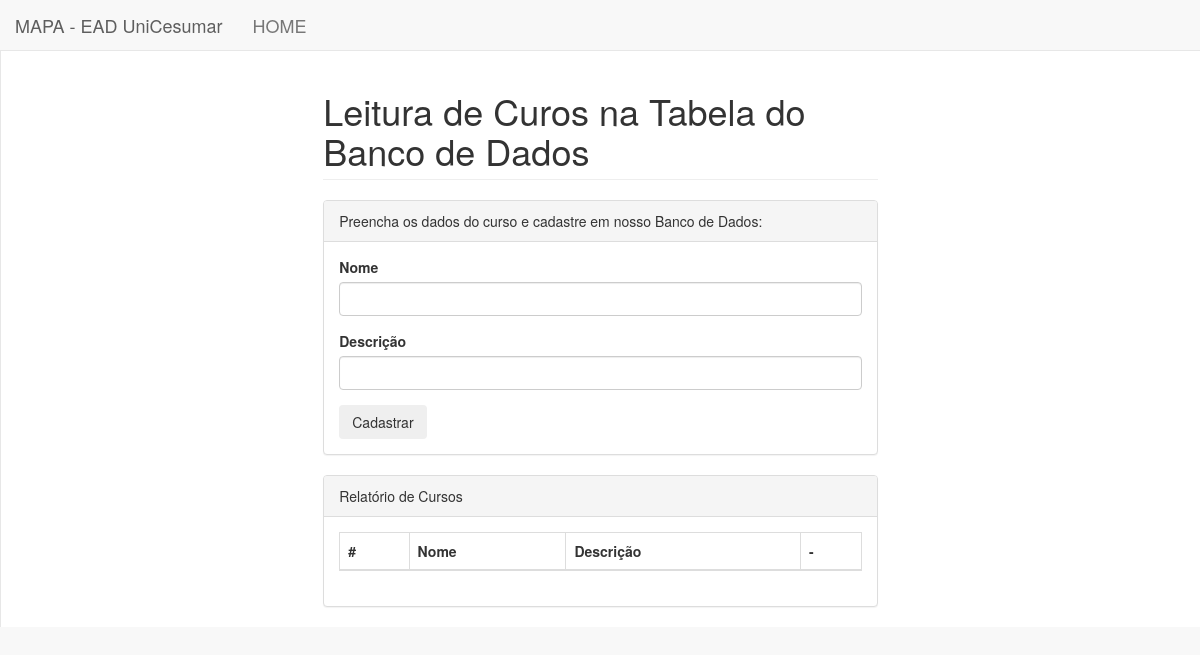
The page /projeto/projeto/curso.php on the database as committed earlier.
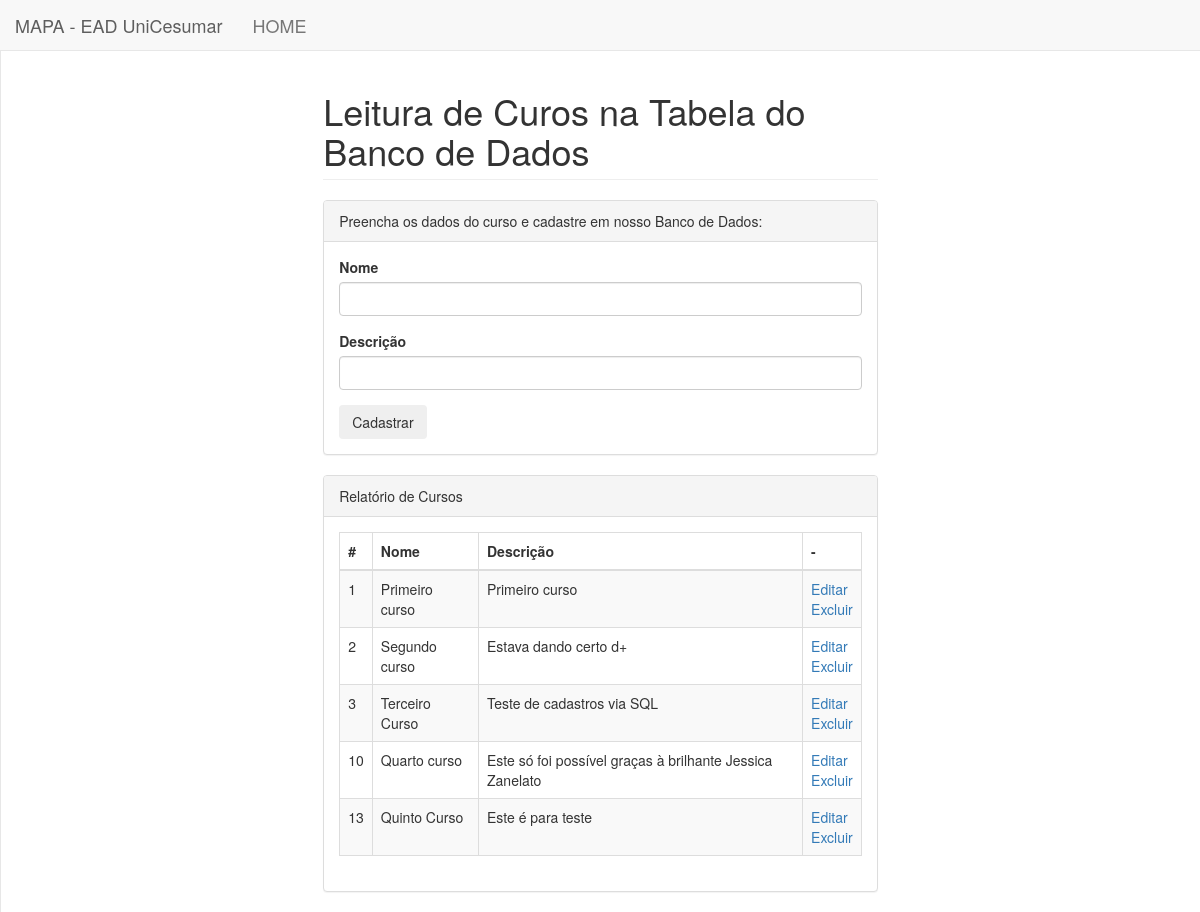
The same page on the database as committed later.
### tables this page shows
CREATE TABLE `curso` (
  `id` int(11) NOT NULL,
  `nome` text NOT NULL,
  `descricao` text NOT NULL
);

### projeto/projeto/curso.php (the view, shortened to what this page needs)
<?php
        $action = "curso_cadastrar.php";
        $linha = array(
            "nome" => null,
            "descricao" => null
        );
?>
<!DOCTYPE html>
<html lang="en">
<head>
    <link href="../vendor/bootstrap/css/bootstrap.min.css" rel="stylesheet">
    <link href="../vendor/metisMenu/metisMenu.min.css" rel="stylesheet">
    <link href="../dist/css/sb-admin-2.css" rel="stylesheet">
    <link href="../vendor/font-awesome/css/font-awesome.min.css" rel="stylesheet" type="text/css">
</head>
<body>
    <div id="wrapper">
        <nav class="navbar navbar-default navbar-static-top" role="navigation" style="margin-bottom: 0">
            <div class="navbar-header">
                <a class="navbar-brand" href="index.html">MAPA - EAD UniCesumar</a>
                <a class="navbar-brand" href="../../dashboard">HOME</a>
            </div>
        </nav>
        <div id="page-wrapper" style="margin-left:0px">
            <div class="row">
                <div class="col-md-6 col-md-offset-3">
                    <h1 class="page-header">Leitura de Curos na Tabela do Banco de Dados</h1>
                </div>
            </div>
            <div class="row">
                <div class="col-md-6 col-md-offset-3">
                    <div class="panel panel-default">
                        <div class="panel-heading">
                            Preencha os dados do curso e cadastre em nosso Banco de Dados:
                        </div>
                        <div class="panel-body">
                            <div class="row">
                                <div class="col-lg-12">
                                    <form role="form" action="<?php echo $action ?>" method="POST">
                                        <div class="form-group">
                                            <label>Nome</label>
                                            <input name="nome" value="<?php echo $linha['nome'] ?>" class="form-control" required="required">
                                        </div>
                                        <div class="form-group">
                                            <label>Descrição</label>
                                            <input type="text" name="descricao" value="<?php echo $linha['descricao']?>" class="form-control" required="required">
                                        </div>
                                        <button type="submit" class="btn btn-active">Cadastrar</button>
                                    </form>
                                </div>
                            </div>
                        </div>
                    </div>
                </div>
            </div>
            <div class="row">
                <div class="col-md-6 col-md-offset-3">
                     <div class="panel panel-default">
                        <div class="panel-heading">
                            Relatório de Cursos
                        </div>
                        <div class="panel-body">
                            <div class="table-responsive">
                                <table class="table table-striped table-bordered table-hover">
                                    <thead>
                                        <tr>
                                            <th>#</th>
                                            <th>Nome</th>
                                            <th>Descrição</th>
                                            <th>-</th>
                                        </tr>
                                    </thead>
                                    <tbody>
                                        <?php
                                            include '../includes/conexao.php';
                                            $sql = "select * from curso order by id";
                                            $consulta = mysqli_query($conexao, $sql);
                                            while($linha = mysqli_fetch_array($consulta)){
                                        ?>
                                        <tr>
                                            <td><?php echo $linha['id'] ?></td>
                                            <td><?php echo $linha['nome'] ?></td>
                                            <td><?php echo $linha['descricao'] ?></td>
                                            <td>
                                                <a href="./curso.php?id=<?php echo $linha['id']?>">Editar</a>
                                                <br />
                                                <a href="./curso_excluir.php?id=<?php echo $linha['id']?>">Excluir</a></td>
                                        </tr>
                                        <?php
                                            }
                                        ?>
                                    </tbody>
                                </table>
                            </div>
                        </div>
                    </div>
                </div>
            </div>
        </div>
    </div>
</body>
</html>

Rows that differ between the two databases and show on the page:
added curso: id "1", nome "Primeiro curso", descricao "Primeiro curso"
added curso: id "2", nome "Segundo curso", descricao "Estava dando certo d+"
added curso: id "3", nome "Terceiro Curso", descricao "Teste de cadastros via SQL"
added curso: id "10", nome "Quarto curso", descricao "Este só foi possível graças à brilhante Jessica Zanelato"
added curso: id "13", nome "Quinto Curso", descricao "Este é para teste"
